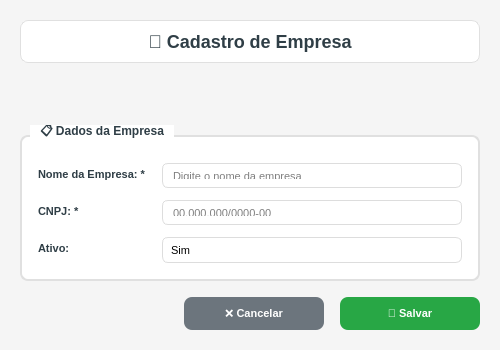
<?xml version="1.0" encoding="UTF-8"?>
<ui version="4.0">
 <class>CompanyForm</class>
 <widget class="QDialog" name="CompanyForm">
  <property name="geometry">
   <rect>
    <x>0</x>
    <y>0</y>
    <width>500</width>
    <height>350</height>
   </rect>
  </property>
  <property name="minimumSize">
   <size>
    <width>500</width>
    <height>350</height>
   </size>
  </property>
  <property name="windowTitle">
   <string>GEM - Cadastro de Empresa</string>
  </property>
  <property name="windowIcon">
   <iconset>
    <normaloff>../../images/logo_hepp.png</normaloff>../../images/logo_hepp.png</iconset>
  </property>
  <property name="modal">
   <bool>true</bool>
  </property>
  <property name="styleSheet">
   <string notr="true">QDialog {
    background-color: #f5f5f5;
    font-family: 'Segoe UI';
}

QGroupBox {
    font-weight: bold;
    font-size: 12px;
    color: #2F3E46;
    border: 2px solid #e0e0e0;
    border-radius: 8px;
    margin-top: 10px;
    padding-top: 10px;
    background-color: white;
}

QGroupBox::title {
    subcontrol-origin: margin;
    left: 10px;
    padding: 0 8px 0 8px;
    background-color: white;
}

QLabel {
    color: #2F3E46;
    font-weight: bold;
    font-size: 11px;
}

QLineEdit {
    border: 1px solid #ddd;
    border-radius: 6px;
    padding: 8px;
    background-color: white;
    font-size: 11px;
    selection-background-color: #3D5A80;
}

QLineEdit:focus {
    border: 2px solid #3D5A80;
    background-color: #f8f9ff;
}

QComboBox {
    border: 1px solid #ddd;
    border-radius: 6px;
    padding: 8px;
    background-color: white;
    font-size: 11px;
    selection-background-color: #3D5A80;
}

QComboBox:focus {
    border: 2px solid #3D5A80;
}

QComboBox::drop-down {
    border: none;
    width: 20px;
}

QComboBox::down-arrow {
    image: url();
    border: 1px solid #3D5A80;
    width: 8px;
    height: 8px;
    background-color: #3D5A80;
}

QPushButton {
    background-color: #3D5A80;
    color: white;
    border: none;
    border-radius: 8px;
    padding: 10px 20px;
    font-weight: bold;
    font-size: 11px;
    min-width: 100px;
}

QPushButton:hover {
    background-color: #2E4A66;
}

QPushButton:pressed {
    background-color: #1D3557;
}

QPushButton#btnSalvar {
    background-color: #28a745;
}

QPushButton#btnSalvar:hover {
    background-color: #218838;
}

QPushButton#btnSalvar:pressed {
    background-color: #1e7e34;
}

QPushButton#btnCancelar {
    background-color: #6c757d;
}

QPushButton#btnCancelar:hover {
    background-color: #5a6268;
}

QPushButton#btnCancelar:pressed {
    background-color: #4e555b;
}

QLabel#lblMensagem {
    padding: 8px;
    border-radius: 6px;
    font-weight: bold;
    font-size: 12px;
}

QLabel#lblMensagem[tipo="sucesso"] {
    background-color: #d4edda;
    color: #155724;
    border: 1px solid #c3e6cb;
}

QLabel#lblMensagem[tipo="erro"] {
    background-color: #f8d7da;
    color: #721c24;
    border: 1px solid #f5c6cb;
}

QLabel#lblMensagem[tipo="aviso"] {
    background-color: #fff3cd;
    color: #856404;
    border: 1px solid #ffeaa7;
}
</string>
  </property>
  <layout class="QVBoxLayout" name="mainLayout">
   <property name="spacing">
    <number>16</number>
   </property>
   <property name="leftMargin">
    <number>20</number>
   </property>
   <property name="topMargin">
    <number>20</number>
   </property>
   <property name="rightMargin">
    <number>20</number>
   </property>
   <property name="bottomMargin">
    <number>20</number>
   </property>
   <item>
    <widget class="QLabel" name="lblTitulo">
     <property name="text">
      <string>🏢 Cadastro de Empresa</string>
     </property>
     <property name="styleSheet">
      <string notr="true">QLabel {
    font-size: 18px;
    font-weight: bold;
    color: #2F3E46;
    padding: 10px;
    background-color: white;
    border-radius: 8px;
    border: 1px solid #e0e0e0;
}</string>
     </property>
     <property name="alignment">
      <set>Qt::AlignCenter</set>
     </property>
    </widget>
   </item>
   <item>
    <widget class="QLabel" name="lblMensagem">
     <property name="objectName">
      <string>lblMensagem</string>
     </property>
     <property name="text">
      <string></string>
     </property>
     <property name="alignment">
      <set>Qt::AlignCenter</set>
     </property>
     <property name="visible">
      <bool>false</bool>
     </property>
    </widget>
   </item>
   <item>
    <widget class="QGroupBox" name="groupDadosEmpresa">
     <property name="title">
      <string>📋 Dados da Empresa</string>
     </property>
     <layout class="QFormLayout" name="formLayoutEmpresa">
      <property name="horizontalSpacing">
       <number>16</number>
      </property>
      <property name="verticalSpacing">
       <number>12</number>
      </property>
      <property name="leftMargin">
       <number>16</number>
      </property>
      <property name="topMargin">
       <number>16</number>
      </property>
      <property name="rightMargin">
       <number>16</number>
      </property>
      <property name="bottomMargin">
       <number>16</number>
      </property>
      <item row="0" column="0">
       <widget class="QLabel" name="lblNome">
        <property name="text">
         <string>Nome da Empresa: *</string>
        </property>
       </widget>
      </item>
      <item row="0" column="1">
       <widget class="QLineEdit" name="txtNome">
        <property name="placeholderText">
         <string>Digite o nome da empresa</string>
        </property>
        <property name="maxLength">
         <number>150</number>
        </property>
        <property name="clearButtonEnabled">
         <bool>true</bool>
        </property>
       </widget>
      </item>
      <item row="1" column="0">
       <widget class="QLabel" name="lblCnpj">
        <property name="text">
         <string>CNPJ: *</string>
        </property>
       </widget>
      </item>
      <item row="1" column="1">
       <widget class="QLineEdit" name="txtCnpj">
        <property name="placeholderText">
         <string>00.000.000/0000-00</string>
        </property>
        <property name="maxLength">
         <number>18</number>
        </property>
        <property name="clearButtonEnabled">
         <bool>true</bool>
        </property>
       </widget>
      </item>
      <item row="2" column="0">
       <widget class="QLabel" name="lblActive">
        <property name="text">
         <string>Ativo:</string>
        </property>
       </widget>
      </item>
      <item row="2" column="1">
       <widget class="QComboBox" name="cmbActive">
        <property name="editable">
         <bool>false</bool>
        </property>
        <property name="currentIndex">
         <number>1</number>
        </property>
        <item>
         <property name="text">
          <string>Não</string>
         </property>
        </item>
        <item>
         <property name="text">
          <string>Sim</string>
         </property>
        </item>
       </widget>
      </item>
     </layout>
    </widget>
   </item>
   <item>
    <spacer name="verticalSpacer">
     <property name="orientation">
      <enum>Qt::Vertical</enum>
     </property>
     <property name="sizeHint" stdset="0">
      <size>
       <width>20</width>
       <height>40</height>
      </size>
     </property>
    </spacer>
   </item>
   <item>
    <layout class="QHBoxLayout" name="buttonsLayout">
     <property name="spacing">
      <number>16</number>
     </property>
     <item>
      <spacer name="horizontalSpacer">
       <property name="orientation">
        <enum>Qt::Horizontal</enum>
       </property>
       <property name="sizeHint" stdset="0">
        <size>
         <width>40</width>
         <height>20</height>
        </size>
       </property>
      </spacer>
     </item>
     <item>
      <widget class="QPushButton" name="btnCancelar">
       <property name="text">
        <string>❌ Cancelar</string>
       </property>
       <property name="shortcut">
        <string>Esc</string>
       </property>
      </widget>
     </item>
     <item>
      <widget class="QPushButton" name="btnSalvar">
       <property name="text">
        <string>💾 Salvar</string>
       </property>
       <property name="default">
        <bool>true</bool>
       </property>
       <property name="shortcut">
        <string>Ctrl+S</string>
       </property>
      </widget>
     </item>
    </layout>
   </item>
  </layout>
 </widget>
 <tabstops>
  <tabstop>txtNome</tabstop>
  <tabstop>txtCnpj</tabstop>
  <tabstop>cmbActive</tabstop>
  <tabstop>btnSalvar</tabstop>
  <tabstop>btnCancelar</tabstop>
 </tabstops>
 <resources/>
 <connections/>
</ui>
